Frame 1 (no input): blank canvas, image omitted
Frame 60 (no input): blank canvas, image omitted
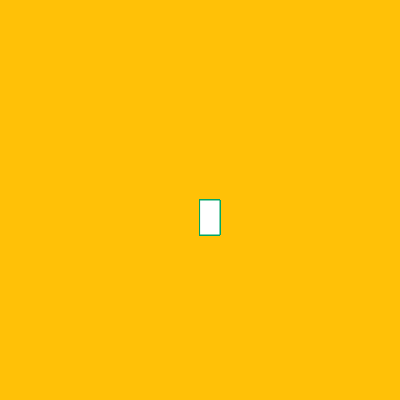
Frame 120 (the mouse pressed at the canvas centre since frame 60)

The p5.js sketch whose frames 1 and 60 were blank and that drew this single picture after the mouse press (run headless with seeded random() and noise() and a simulated clock; from frame 60 on, the mouse is pressed at the canvas centre):

// p5.js sketch
// ── sketch.js
function setup() {
    createCanvas(400, 400);
    background(" #FFC107")
  }
  
  function draw() {
    stroke("rgb(0,165,103)");
    fill("rbg(95,2,155)");
  
    
    if (mouseIsPressed) {
      rect(mouseX, mouseY, 20, 35);
    }
  }
